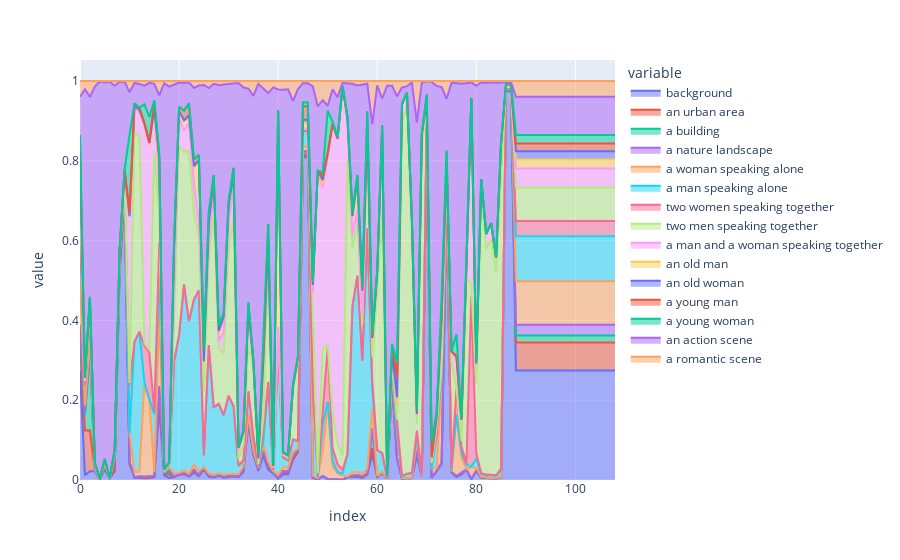

The notebook cell saved with this chart:
### Code cell
clip.show_preds_area(probas)
